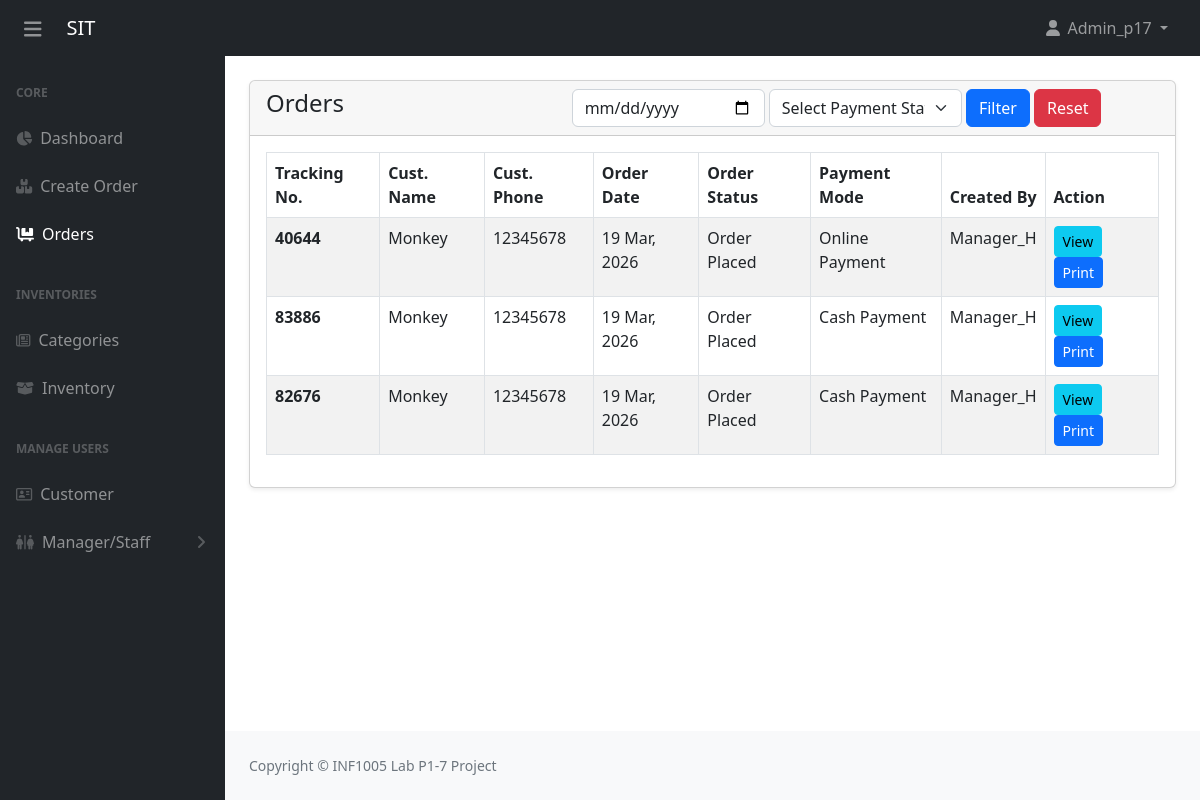
Screenshot of /templates/orders.php (signed in) with the database file from the repository.
### tables this page shows
CREATE TABLE `sales_order` (
  `_id` int NOT NULL AUTO_INCREMENT,
  `userID` int NOT NULL,
  `customerID` int NOT NULL,
  `tracking_no` varchar(100) NOT NULL,
  `invoice_no` varchar(100) NOT NULL,
  `total_amount` decimal(10,2) DEFAULT NULL,
  `order_date` date NOT NULL,
  `payment_mode` varchar(100) NOT NULL COMMENT 'cash, online',
  `order_status` varchar(100) NOT NULL,
  `created_at` timestamp NULL DEFAULT CURRENT_TIMESTAMP,
  PRIMARY KEY (`_id`),
  KEY `fk_sale_user_idx` (`userID`),
  KEY `fk_sale_customer_idx` (`customerID`),
  CONSTRAINT `fk_sale_customer` FOREIGN KEY (`customerID`) REFERENCES `customer` (`_id`),
  CONSTRAINT `fk_sale_user` FOREIGN KEY (`userID`) REFERENCES `user` (`_id`)
);

CREATE TABLE `customer` (
  `_id` int NOT NULL AUTO_INCREMENT,
  `companyName` varchar(20) NOT NULL,
  `customerName` varchar(45) NOT NULL,
  `email` varchar(255) NOT NULL,
  `telephone` varchar(255) NOT NULL,
  `created_at` timestamp NOT NULL DEFAULT CURRENT_TIMESTAMP,
  `updated_at` timestamp NULL DEFAULT CURRENT_TIMESTAMP,
  PRIMARY KEY (`_id`)
);

CREATE TABLE `user` (
  `_id` int NOT NULL AUTO_INCREMENT,
  `roleID` int NOT NULL,
  `userName` varchar(15) NOT NULL,
  `fullName` varchar(255) NOT NULL,
  `password` varchar(255) NOT NULL,
  `email` varchar(255) NOT NULL,
  `telephone` varchar(255) NOT NULL,
  `avatar` varchar(255) NOT NULL DEFAULT '../assets/profile/default.png',
  `dob` date DEFAULT NULL,
  `failed_attempts` int NOT NULL DEFAULT '0' COMMENT '0 = login, 1 =first_login',
  `first_log` tinyint(1) NOT NULL DEFAULT '0' COMMENT '0 = not_lock, 1= lock',
  `lock_acc` tinyint(1) NOT NULL DEFAULT '0' COMMENT '0 = not_lock, 1= lock',
  `created_at` timestamp NOT NULL DEFAULT CURRENT_TIMESTAMP,
  `updated_at` timestamp NOT NULL DEFAULT CURRENT_TIMESTAMP,
  `logTime` timestamp NULL DEFAULT NULL,
  PRIMARY KEY (`_id`),
  UNIQUE KEY `email_UNIQUE` (`email`),
  UNIQUE KEY `telephone_UNIQUE` (`telephone`),
  UNIQUE KEY `idx_user_contact_unique` (`email`,`telephone`),
  KEY `fk_user_role_idx` (`roleID`),
  KEY `fk_user_request_user_idx` (`userName`,`email`),
  CONSTRAINT `fk_user_role` FOREIGN KEY (`roleID`) REFERENCES `role` (`_id`)
);

### config/function.php (called while the page is built, shortened)
<?php
require 'dbcon.php';
function validate($inputData)
{
    global $con;
    $inputData = $inputData ?? '';
    $validatedData = mysqli_real_escape_string($con, $inputData);
    return trim($validatedData);
}
function decryption($encrypted){
    $key = "amcsuper secretkey";
    $AES256_CBC = "aes-256-cbc";
    $iv_size = openssl_cipher_iv_length($AES256_CBC);
    $decoded = base64_decode($encrypted);
    $iv = substr($decoded, 0, $iv_size);
    $crypttext_dec = substr($decoded, $iv_size);
    $decryptedtext = openssl_decrypt($crypttext_dec, $AES256_CBC, $key, 0, $iv);
    return $decryptedtext;
}
?>

### templates/orders.php (the view, shortened to what this page needs)
<?php
include('includes/header.php');
?>
<div class="container-fluid px-4">
    <div class="card mt-4 shadow-sm">
        <div class="card-header">
            <div class="row">
                <div class="col-md-4">
                    <h4 class="mb=0">Orders</h4>
                </div>
                <div class="col-md-8">
                    <form action="" method="GET">
                        <div class="row g-1">
                            <div class="col-md-4">
                                <input type="date"
                                    name="date"
                                    class="form-control"
                                    value="<?= isset($_GET['date']) == true ? validate($_GET['date']) : ''; ?>"
                                />
                            </div>
                            <div class="col-md-4">
                                <select name="payment_status" class="form-select">
                                    <option value="">
                                        Select Payment Status
                                    </option>
                                </select>
                            </div>
                            <div class="col-md-4">
                                <button type="submit" class="btn btn-primary">Filter</button>
                                <a href="orders.php" class="btn btn-danger">Reset</a>
                            </div>
                        </div>
                    </form>
                </div>
            </div>
        </div>
        <div class="card-body">
            <?php
            if(isset($_GET['date']) || isset($_GET['payment_status'])){
                $orderDate = validate($_GET['date']);
                $paymentStatus = validate($_GET['payment_status']);
                if($orderDate != '' && $paymentStatus == ''){
                    $query = "SELECT o.*, c.* FROM sales_order o, customer c
                        WHERE c._id = o.customerID AND o.order_date=? ORDER BY o._id DESC";
                    $stmt = $con->prepare($query);
                    $stmt->bind_param("s", $orderDate);
                    $stmt->execute();
                } elseif($orderDate == '' && $paymentStatus != ''){
                    $query = "SELECT o.*, c.* FROM sales_order o, customer c
                        WHERE c._id = o.customerID AND o.payment_mode=? ORDER BY o._id DESC";
                    $stmt = $con->prepare($query);
                    $stmt->bind_param("s", $paymentStatus);
                    $stmt->execute();
                } elseif($orderDate != '' && $paymentStatus != ''){
                    $query = "SELECT o.*, c.* FROM sales_order o, customer c
                        WHERE c._id = o.customerID
                        AND o.order_date=?
                        AND o.payment_mode=? ORDER BY o._id DESC";
                    $stmt = $con->prepare($query);
                    $stmt->bind_param("ss", $orderDate, $paymentStatus);
                    $stmt->execute();
                } else {
                    $query = "SELECT o.*, c.* FROM sales_order o, customer c
                        WHERE c._id = o.customerID ORDER BY o._id DESC";
                    $stmt = $con->prepare($query);
                    $stmt->execute();
                }
                $result = $stmt->get_result();
            } else {
                $query = "SELECT o.*, c.* FROM sales_order o, customer c
                    WHERE c._id = o.customerID ORDER BY o._id DESC";
                $result = mysqli_query($con, $query);
            }
            if($result){
                if(mysqli_num_rows($result) > 0){
                    ?>
                    <table class="table table-striped table-bordered align-items-center justify-content-center">
                        <thead>
                            <tr>
                                <th>Tracking No.</th>
                                <th>Cust. Name</th>
                                <th>Cust. Phone</th>
                                <th>Order Date</th>
                                <th>Order Status</th>
                                <th>Payment Mode</th>
                                <th>Created By</th>
                                <th>Action</th>
                            </tr>
                        </thead>
                        <tbody>
                            <?php foreach($result as $orderItem) : ?>
                            <tr>
                                <td class="fw-bold"><?= validate($orderItem['tracking_no']);?></td>
                                <td><?= validate($orderItem['customerName']);?></td>
                                <td><?= validate(decryption($orderItem['telephone']));?></td>
                                <td><?= validate(date('d M, Y', strtotime($orderItem['order_date'])));?></td>
                                <td><?= validate($orderItem['order_status']);?></td>
                                <td><?= validate($orderItem['payment_mode']);?></td>
                                <td>
                                    <?php
                                    $userID = $orderItem['userID'];
                                    $query = "SELECT userName FROM user WHERE _id=?";
                                    $stmtUser = $con->prepare($query);
                                    $stmtUser->bind_param("i", $userID);
                                    $stmtUser->execute();
                                    $resultUser = $stmtUser->get_result();
                                    if ($resultUser) {
                                        $userData = mysqli_fetch_assoc($resultUser);
                                        echo validate($userData['userName']);
                                    } else {
                                        echo "Username not found";
                                    }
                                    ?>
                                </td>
                                <td>
                                        <form action="orders-view.php" method="post" style="display: inline-block; margin-right: 1px;">
                                            <button type="submit" class="btn btn-info btn-sm">View</button>
                                        </form>
                                        <form action="orders-view-print.php" method="post" style="display: inline-block;">
                                            <button type="submit" class="btn btn-primary btn-sm">Print</button>
                                        </form>
                                </td>
                            </tr>
                            <?php endforeach;?>
                        </tbody>
                    </table>
                    <?php
                } else {
                    echo "<h5>No Record Available</h5>";
                }
            } else {
                echo "<h5>Something Went Wrong</h5>";
            }
            ?>
        </div>
    </div>
</div>
<?php
include('includes/footer.php');
?>

### rows the page displays
sales_order: tracking_no "40644", customerID.customerName "Monkey", customerID.telephone "12345678", order_date "19 Mar, 2026", order_status "Order Placed", payment_mode "Online Payment", userID.userName "Manager_H"
sales_order: tracking_no "83886", customerID.customerName "Monkey", customerID.telephone "12345678", order_date "19 Mar, 2026", order_status "Order Placed", payment_mode "Cash Payment", userID.userName "Manager_H"
sales_order: tracking_no "82676", customerID.customerName "Monkey", customerID.telephone "12345678", order_date "19 Mar, 2026", order_status "Order Placed", payment_mode "Cash Payment", userID.userName "Manager_H"

### other values shown
$_SESSION['loggedInUser']['username'] "Admin_p17"
$label "Manager/Staff"
